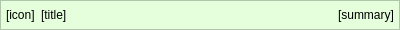
<?xml version="1.0" encoding="UTF-8"?>
<ui version="4.0">
 <class>SearchVideosSearchBlockImpl</class>
 <widget class="QWidget" name="SearchVideosSearchBlockImpl">
  <property name="geometry">
   <rect>
    <x>0</x>
    <y>0</y>
    <width>400</width>
    <height>30</height>
   </rect>
  </property>
  <property name="minimumSize">
   <size>
    <width>0</width>
    <height>30</height>
   </size>
  </property>
  <property name="maximumSize">
   <size>
    <width>16777215</width>
    <height>30</height>
   </size>
  </property>
  <property name="palette">
   <palette>
    <active>
     <colorrole role="Base">
      <brush brushstyle="SolidPattern">
       <color alpha="255">
        <red>255</red>
        <green>255</green>
        <blue>255</blue>
       </color>
      </brush>
     </colorrole>
     <colorrole role="Window">
      <brush brushstyle="SolidPattern">
       <color alpha="255">
        <red>229</red>
        <green>255</green>
        <blue>220</blue>
       </color>
      </brush>
     </colorrole>
    </active>
    <inactive>
     <colorrole role="Base">
      <brush brushstyle="SolidPattern">
       <color alpha="255">
        <red>255</red>
        <green>255</green>
        <blue>255</blue>
       </color>
      </brush>
     </colorrole>
     <colorrole role="Window">
      <brush brushstyle="SolidPattern">
       <color alpha="255">
        <red>229</red>
        <green>255</green>
        <blue>220</blue>
       </color>
      </brush>
     </colorrole>
    </inactive>
    <disabled>
     <colorrole role="Base">
      <brush brushstyle="SolidPattern">
       <color alpha="255">
        <red>229</red>
        <green>255</green>
        <blue>220</blue>
       </color>
      </brush>
     </colorrole>
     <colorrole role="Window">
      <brush brushstyle="SolidPattern">
       <color alpha="255">
        <red>229</red>
        <green>255</green>
        <blue>220</blue>
       </color>
      </brush>
     </colorrole>
    </disabled>
   </palette>
  </property>
  <property name="windowTitle">
   <string notr="true">Form</string>
  </property>
  <property name="autoFillBackground">
   <bool>true</bool>
  </property>
  <layout class="QGridLayout" name="gridLayout">
   <property name="margin">
    <number>0</number>
   </property>
   <item row="0" column="0">
    <widget class="QFrame" name="frame">
     <property name="frameShape">
      <enum>QFrame::StyledPanel</enum>
     </property>
     <layout class="QHBoxLayout" name="horizontalLayout">
      <property name="leftMargin">
       <number>5</number>
      </property>
      <property name="topMargin">
       <number>0</number>
      </property>
      <property name="rightMargin">
       <number>5</number>
      </property>
      <property name="bottomMargin">
       <number>0</number>
      </property>
      <item>
       <widget class="QLabel" name="imgService">
        <property name="text">
         <string notr="true">[icon]</string>
        </property>
       </widget>
      </item>
      <item>
       <widget class="QLabel" name="lblTitle">
        <property name="text">
         <string notr="true">[title]</string>
        </property>
       </widget>
      </item>
      <item>
       <spacer name="horizontalSpacer">
        <property name="orientation">
         <enum>Qt::Horizontal</enum>
        </property>
        <property name="sizeHint" stdset="0">
         <size>
          <width>233</width>
          <height>20</height>
         </size>
        </property>
       </spacer>
      </item>
      <item>
       <widget class="QLabel" name="lblSummary">
        <property name="text">
         <string notr="true">[summary]</string>
        </property>
       </widget>
      </item>
     </layout>
    </widget>
   </item>
  </layout>
 </widget>
 <resources/>
 <connections/>
</ui>
